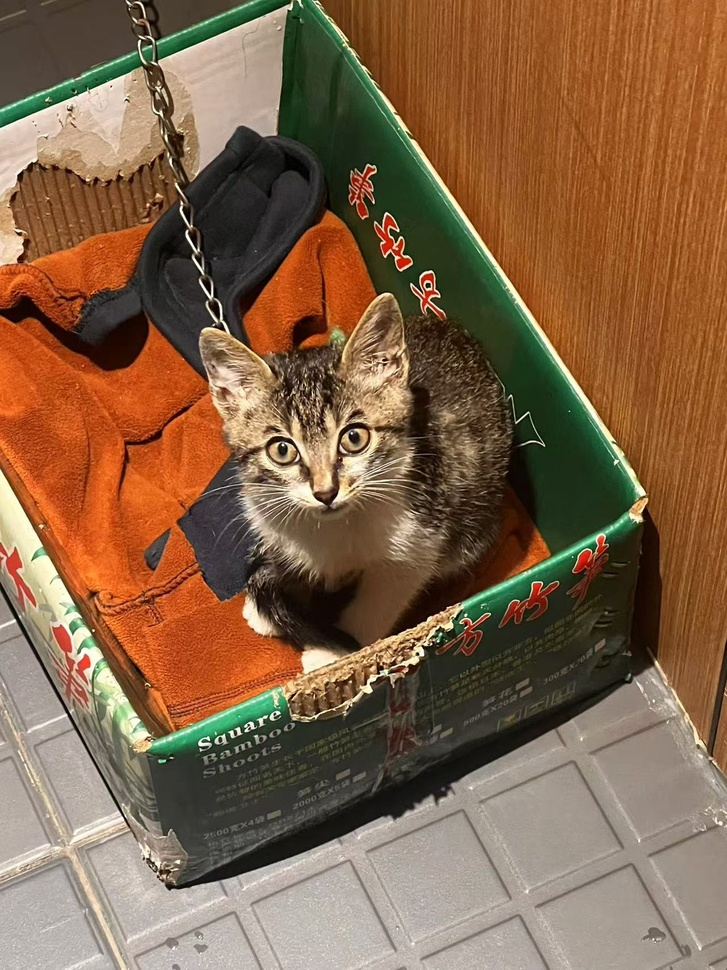
%> input picture 数信/数信实验/数信-实验2/cat.jpg, 727 x 970 px, shrunk from 1280 x 1707 before the run
$ octave think2_2.m   (GNU Octave 9; MATLAB toolbox functions it lacks are replaced by stand-ins)
%> lines starting %> are read from the running program, lines starting %| are printed output that depends on the picture
%% 思考题二
%% 清空
clear all;
clc;
%% 图像读取
cat=imread('cat.jpg');
%> cat is the input picture: size 970x727x3 uint8; mean R, G, B 131.1, 99.8, 72.1
GrayCat=rgb2gray(cat);
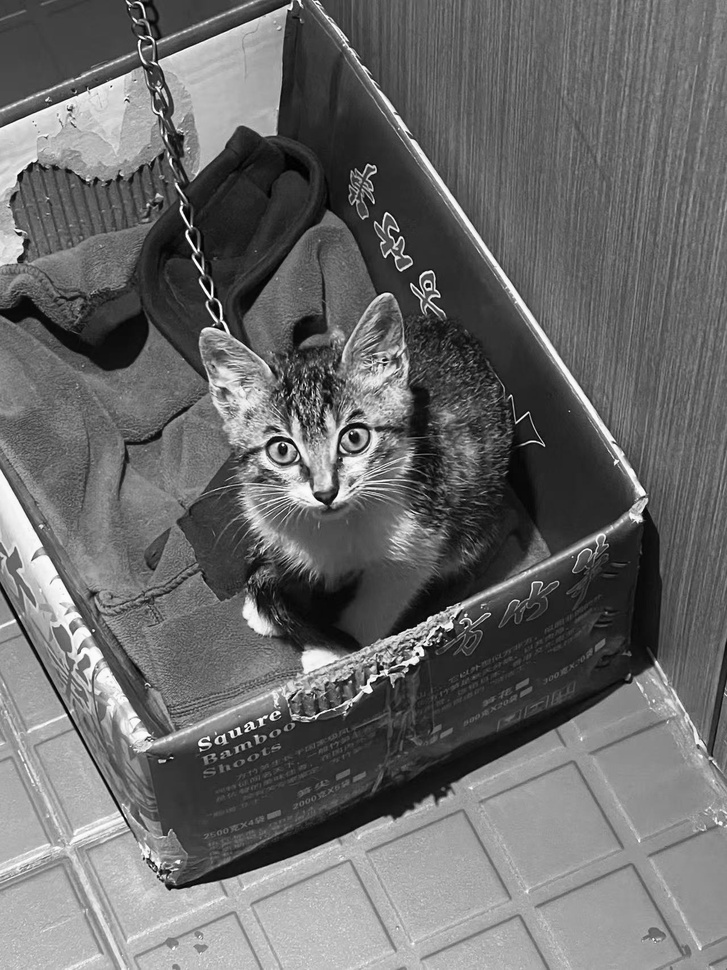
%> GrayCat: size 970x727 uint8; min 0, max 254, mean 106
%% Canny边缘检测
F1=edge(GrayCat,'Canny');
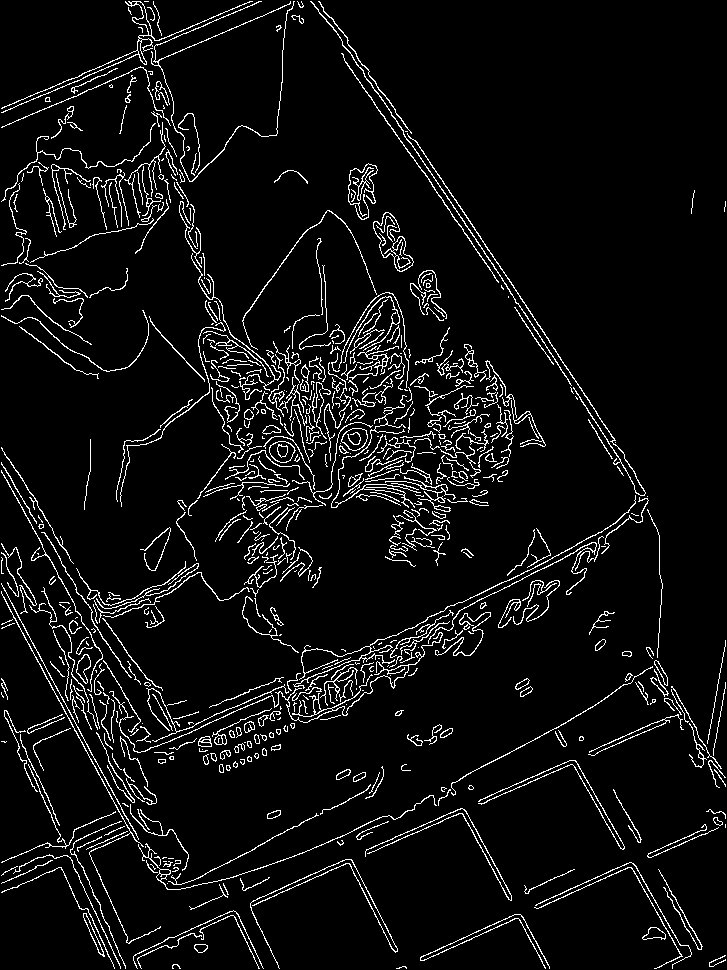
%> F1: size 970x727 logical; 6% white in thin lines or dots
%% Prewitt边缘检测
F2=edge(GrayCat,'Prewitt');
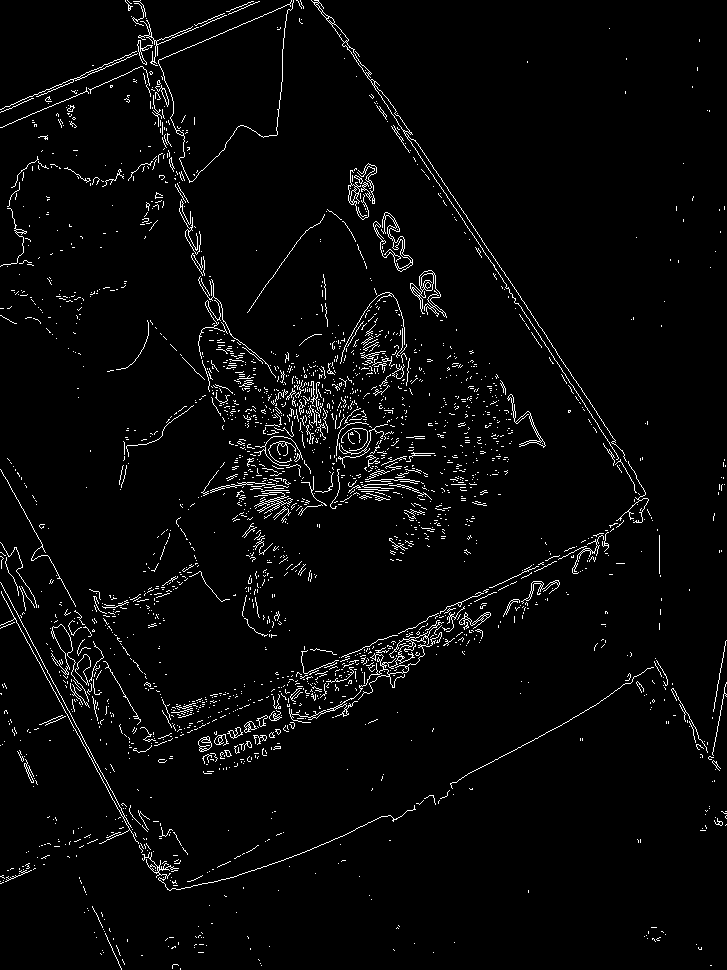
%> F2: size 970x727 logical; 3.2% white in thin lines or dots
%% log边缘检测
F3=edge(GrayCat,'log');
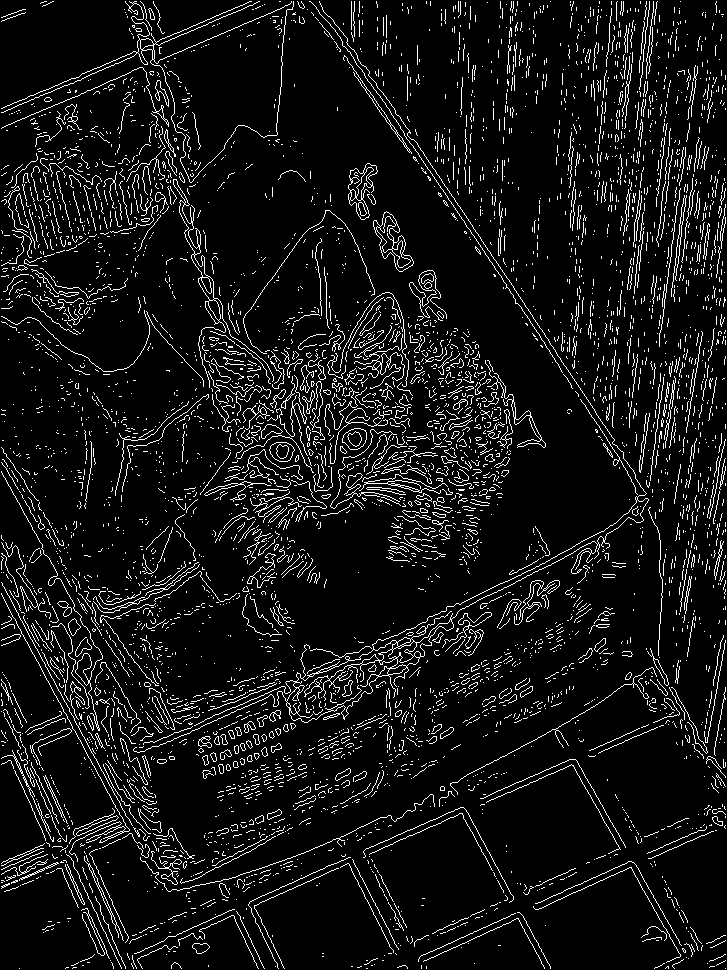
%> F3: size 970x727 logical; 7.9% white in thin lines or dots
%% Roberts边缘检测
F4=edge(GrayCat,'Roberts');
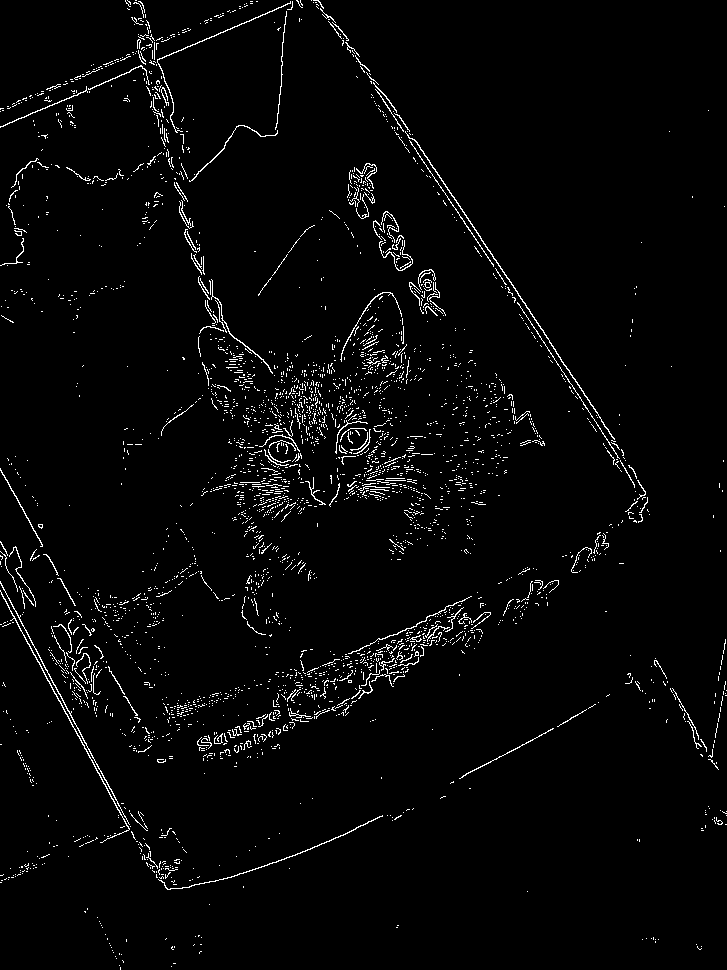
%> F4: size 970x727 logical; 2.7% white in thin lines or dots
%% 图像显示
figure;
subplot(1,2,1);
imshow(cat);
title('原始图像')
subplot(1,2,2);
imshow(GrayCat);
title('原始灰度图像');
figure;
subplot(2,2,1);
imshow(F1);
title('Canny边缘检测图像')
subplot(2,2,2);
imshow(F2);
title('Prewitt边缘检测图像')
subplot(2,2,3);
imshow(F3);
title('log边缘检测图像')
subplot(2,2,4);
imshow(F4);
title('Roberts边缘检测图像')
